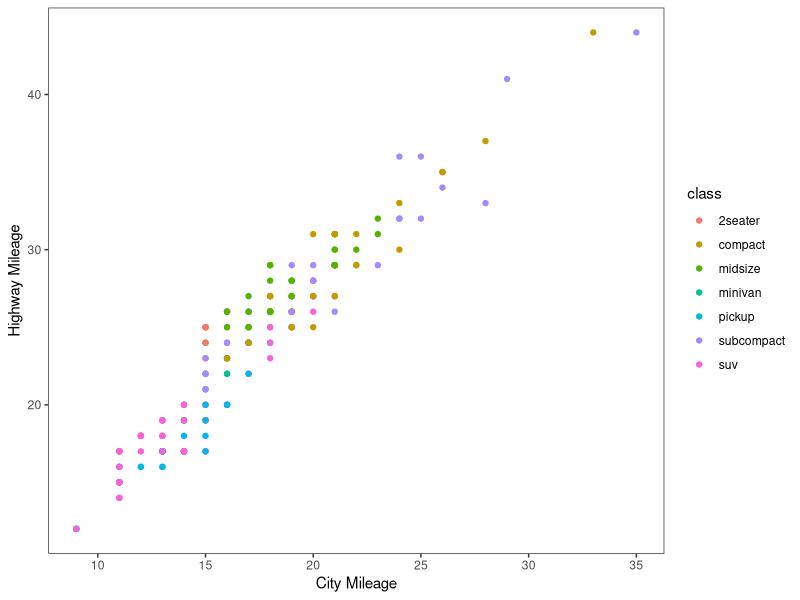
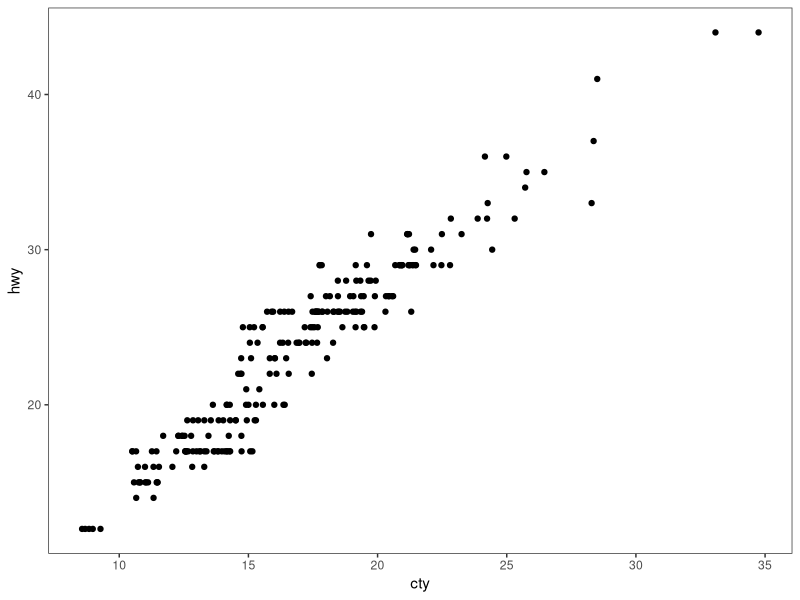
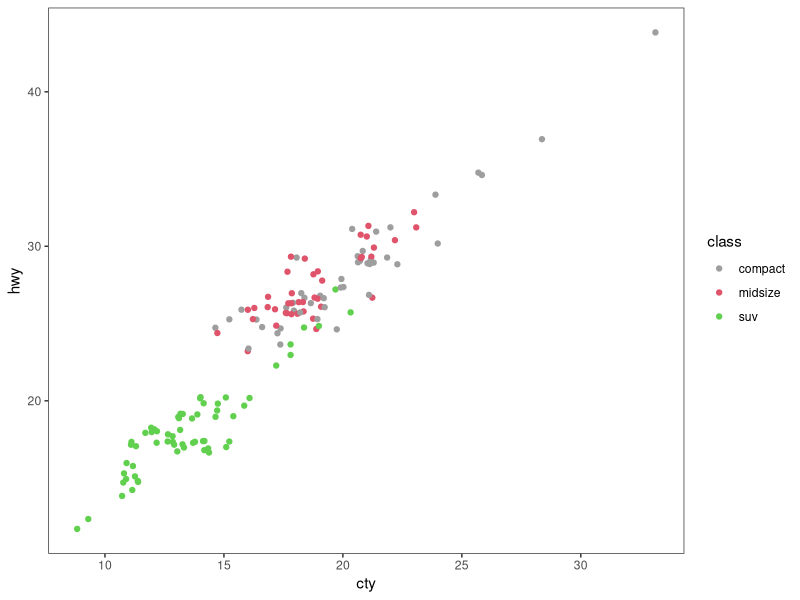
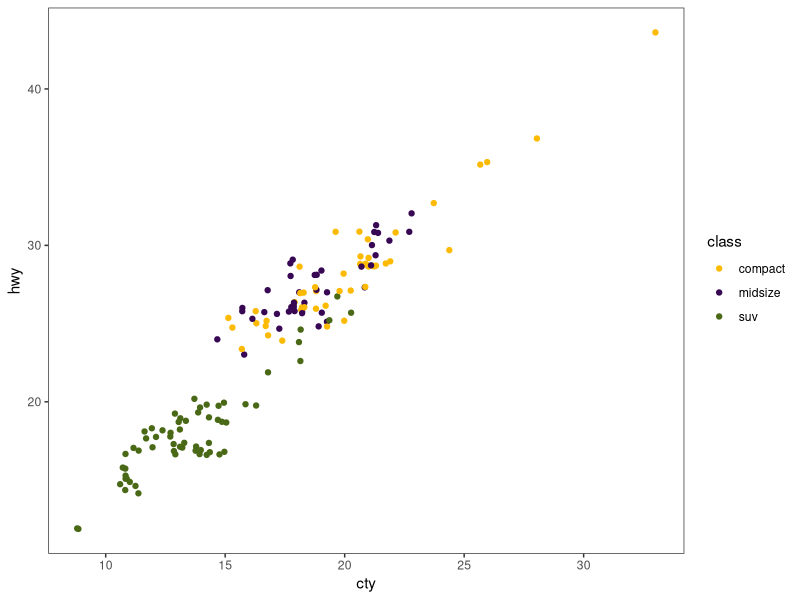
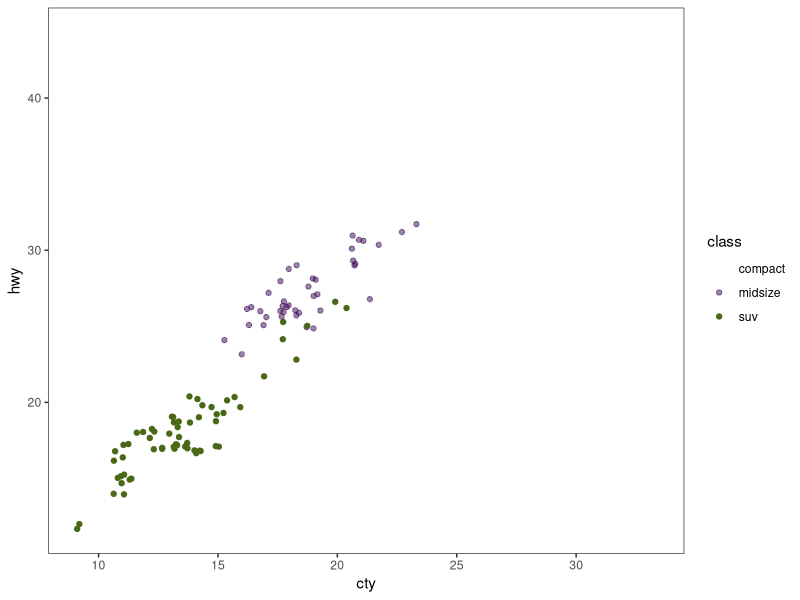
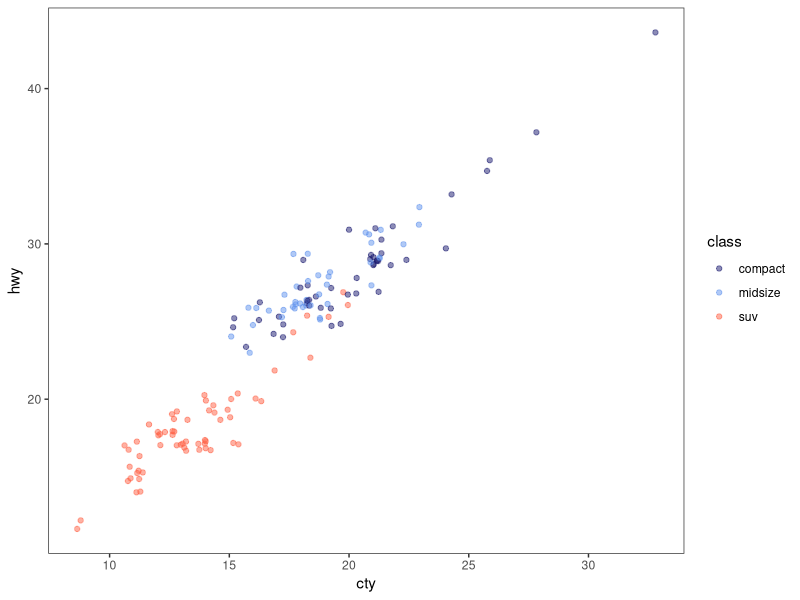

Source code (R) for these figures, in order:
## ---- chunk 1
library(tidyverse)
## ---- chunk 2
theme_set(theme_bw())
theme_update(panel.grid.major = element_blank(),
             panel.grid.minor = element_blank())
## ---- chunk 3
data(mpg, package = "ggplot2")
## ---- chunk 4
ggplot(data=mpg, aes(x=cty, y=hwy, color=class)) + 
  geom_point() +
  xlab('City Mileage') + ylab('Highway Mileage')
## ---- chunk 5
ggplot(data=mpg, aes(x=cty, y=hwy)) + 
  geom_jitter(width=0.5, height=0)
## ---- chunk 6
mpgSubset <- mpg %>% 
  filter(class %in% c('compact', 'midsize', 'suv'))
## ---- chunk 7
ggplot(data=mpgSubset, aes(x=cty, y=hwy, color=class)) +
  geom_jitter() +
  scale_color_manual(values=c(576, 378, 267))
## ---- chunk 8
ggplot(data=mpgSubset, aes(x=cty, y=hwy, color=class)) +
  geom_jitter() +
  scale_color_manual(values=c('#FCBA03', '#380754', '#496916'))
## ---- chunk 9
ggplot(data=mpgSubset, aes(x=cty, y=hwy, color=class)) +
  geom_jitter() +
  scale_color_manual(values=c('#FCBA0300', '#38075480', '#496916FF'))
## ---- chunk 10
ggplot(data=mpgSubset, aes(x=cty, y=hwy, color=class)) +
  geom_jitter() +
  scale_color_manual(values=c(rgb(.10, .10, .44, .5), rgb(.39, .58, .93, .5), rgb(1.0, .39, .28, .5)))
